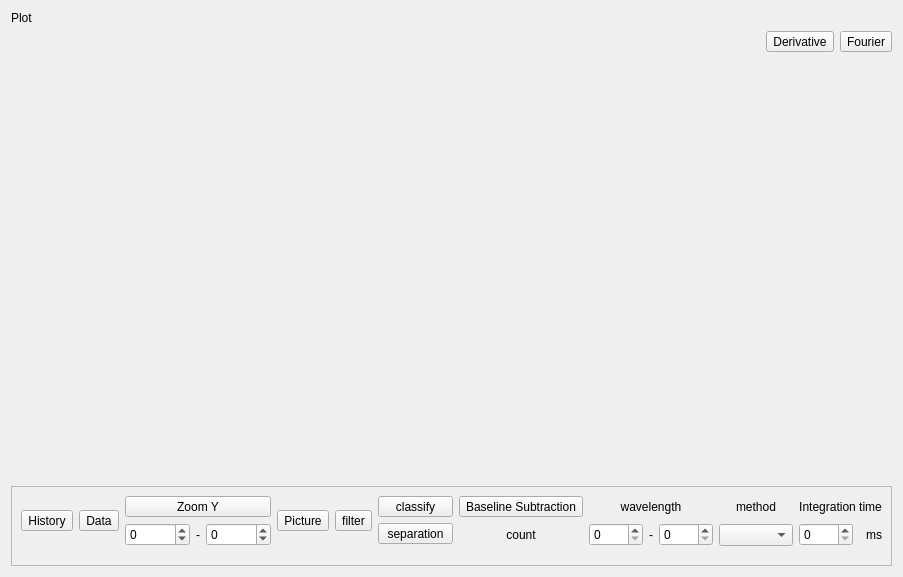
<?xml version="1.0" encoding="UTF-8"?>
<ui version="4.0">
 <class>FormPlot</class>
 <widget class="QWidget" name="FormPlot">
  <property name="geometry">
   <rect>
    <x>0</x>
    <y>0</y>
    <width>903</width>
    <height>577</height>
   </rect>
  </property>
  <property name="sizeIncrement">
   <size>
    <width>0</width>
    <height>0</height>
   </size>
  </property>
  <property name="windowTitle">
   <string>Plot</string>
  </property>
  <layout class="QGridLayout" name="gridLayout" rowstretch="0,0,0,0">
   <item row="3" column="0">
    <widget class="QScrollArea" name="scrollArea">
     <property name="sizePolicy">
      <sizepolicy hsizetype="Expanding" vsizetype="Preferred">
       <horstretch>0</horstretch>
       <verstretch>0</verstretch>
      </sizepolicy>
     </property>
     <property name="verticalScrollBarPolicy">
      <enum>Qt::ScrollBarPolicy::ScrollBarAlwaysOff</enum>
     </property>
     <property name="sizeAdjustPolicy">
      <enum>QAbstractScrollArea::SizeAdjustPolicy::AdjustToContents</enum>
     </property>
     <property name="widgetResizable">
      <bool>true</bool>
     </property>
     <widget class="QWidget" name="scrollAreaWidgetContents_2">
      <property name="geometry">
       <rect>
        <x>0</x>
        <y>0</y>
        <width>942</width>
        <height>85</height>
       </rect>
      </property>
      <layout class="QHBoxLayout" name="horizontalLayout_3">
       <property name="bottomMargin">
        <number>19</number>
       </property>
       <item>
        <widget class="QToolButton" name="tBtnHistory">
         <property name="text">
          <string>History</string>
         </property>
        </widget>
       </item>
       <item>
        <widget class="QToolButton" name="tBtnData">
         <property name="text">
          <string>Data</string>
         </property>
        </widget>
       </item>
       <item>
        <layout class="QVBoxLayout" name="verticalLayout_2">
         <item>
          <widget class="QToolButton" name="tBtnZoom">
           <property name="sizePolicy">
            <sizepolicy hsizetype="Preferred" vsizetype="Fixed">
             <horstretch>0</horstretch>
             <verstretch>0</verstretch>
            </sizepolicy>
           </property>
           <property name="text">
            <string>Zoom Y</string>
           </property>
          </widget>
         </item>
         <item>
          <layout class="QHBoxLayout" name="horizontalLayout_2">
           <item>
            <widget class="QSpinBox" name="spinBoxStartY">
             <property name="minimum">
              <number>-99999</number>
             </property>
             <property name="maximum">
              <number>99999</number>
             </property>
            </widget>
           </item>
           <item>
            <widget class="QLabel" name="label_1">
             <property name="text">
              <string>-</string>
             </property>
            </widget>
           </item>
           <item>
            <widget class="QSpinBox" name="spinBoxEndY">
             <property name="minimum">
              <number>-99999</number>
             </property>
             <property name="maximum">
              <number>99999</number>
             </property>
            </widget>
           </item>
          </layout>
         </item>
        </layout>
       </item>
       <item>
        <widget class="QToolButton" name="tBtnPicture">
         <property name="text">
          <string>Picture</string>
         </property>
        </widget>
       </item>
       <item>
        <widget class="QToolButton" name="tBtnFilter">
         <property name="text">
          <string>filter</string>
         </property>
        </widget>
       </item>
       <item>
        <layout class="QVBoxLayout" name="verticalLayout_3">
         <item>
          <widget class="QToolButton" name="tBtnClassify">
           <property name="sizePolicy">
            <sizepolicy hsizetype="Preferred" vsizetype="Fixed">
             <horstretch>0</horstretch>
             <verstretch>0</verstretch>
            </sizepolicy>
           </property>
           <property name="text">
            <string>classify</string>
           </property>
          </widget>
         </item>
         <item>
          <widget class="QToolButton" name="tBtnSeparation">
           <property name="sizePolicy">
            <sizepolicy hsizetype="Preferred" vsizetype="Fixed">
             <horstretch>0</horstretch>
             <verstretch>0</verstretch>
            </sizepolicy>
           </property>
           <property name="text">
            <string>separation</string>
           </property>
          </widget>
         </item>
        </layout>
       </item>
       <item>
        <layout class="QVBoxLayout" name="verticalLayout">
         <item>
          <widget class="QToolButton" name="tBtnBaselineSubtraction">
           <property name="sizePolicy">
            <sizepolicy hsizetype="Preferred" vsizetype="Fixed">
             <horstretch>0</horstretch>
             <verstretch>0</verstretch>
            </sizepolicy>
           </property>
           <property name="text">
            <string>Baseline Subtraction</string>
           </property>
          </widget>
         </item>
         <item>
          <widget class="QLabel" name="labelCount">
           <property name="text">
            <string>count</string>
           </property>
           <property name="alignment">
            <set>Qt::AlignmentFlag::AlignCenter</set>
           </property>
          </widget>
         </item>
        </layout>
       </item>
       <item>
        <layout class="QVBoxLayout" name="vLayWavelength">
         <item>
          <widget class="QLabel" name="labelWavelength">
           <property name="text">
            <string>wavelength</string>
           </property>
           <property name="alignment">
            <set>Qt::AlignmentFlag::AlignCenter</set>
           </property>
          </widget>
         </item>
         <item>
          <layout class="QHBoxLayout" name="hLayStartEnd">
           <item>
            <widget class="QSpinBox" name="spinBoxStart">
             <property name="maximum">
              <number>9999</number>
             </property>
            </widget>
           </item>
           <item>
            <widget class="QLabel" name="label_">
             <property name="text">
              <string>-</string>
             </property>
             <property name="alignment">
              <set>Qt::AlignmentFlag::AlignCenter</set>
             </property>
            </widget>
           </item>
           <item>
            <widget class="QSpinBox" name="spinBoxEnd">
             <property name="maximum">
              <number>9999</number>
             </property>
            </widget>
           </item>
          </layout>
         </item>
        </layout>
       </item>
       <item>
        <layout class="QVBoxLayout" name="vLayMethod">
         <item>
          <widget class="QLabel" name="labelMethod">
           <property name="text">
            <string>method</string>
           </property>
           <property name="alignment">
            <set>Qt::AlignmentFlag::AlignCenter</set>
           </property>
          </widget>
         </item>
         <item>
          <widget class="QComboBox" name="comboBoxMethod"/>
         </item>
        </layout>
       </item>
       <item>
        <layout class="QVBoxLayout" name="vLayIntegrationTime">
         <item>
          <widget class="QLabel" name="labelIntegrationTime">
           <property name="text">
            <string>Integration time</string>
           </property>
           <property name="alignment">
            <set>Qt::AlignmentFlag::AlignCenter</set>
           </property>
          </widget>
         </item>
         <item>
          <layout class="QHBoxLayout" name="hLayTime">
           <item>
            <widget class="QSpinBox" name="spinBox_ms">
             <property name="maximum">
              <number>9999</number>
             </property>
            </widget>
           </item>
           <item>
            <widget class="QLabel" name="label_ms">
             <property name="text">
              <string>ms</string>
             </property>
             <property name="alignment">
              <set>Qt::AlignmentFlag::AlignRight|Qt::AlignmentFlag::AlignTrailing|Qt::AlignmentFlag::AlignVCenter</set>
             </property>
            </widget>
           </item>
          </layout>
         </item>
        </layout>
       </item>
      </layout>
     </widget>
    </widget>
   </item>
   <item row="0" column="0">
    <widget class="QLabel" name="label">
     <property name="sizePolicy">
      <sizepolicy hsizetype="Preferred" vsizetype="Fixed">
       <horstretch>0</horstretch>
       <verstretch>0</verstretch>
      </sizepolicy>
     </property>
     <property name="text">
      <string>Plot</string>
     </property>
    </widget>
   </item>
   <item row="2" column="0">
    <widget class="QStackedWidget" name="stackedWidget"/>
   </item>
   <item row="1" column="0">
    <layout class="QHBoxLayout" name="hLayPostProcessing">
     <item>
      <spacer name="horizontalSpacer">
       <property name="orientation">
        <enum>Qt::Orientation::Horizontal</enum>
       </property>
       <property name="sizeHint" stdset="0">
        <size>
         <width>40</width>
         <height>20</height>
        </size>
       </property>
      </spacer>
     </item>
     <item>
      <widget class="QToolButton" name="tBtnDerivative">
       <property name="text">
        <string>Derivative</string>
       </property>
      </widget>
     </item>
     <item>
      <widget class="QToolButton" name="tBtnFourier">
       <property name="text">
        <string>Fourier</string>
       </property>
      </widget>
     </item>
    </layout>
   </item>
  </layout>
 </widget>
 <resources/>
 <connections/>
</ui>
